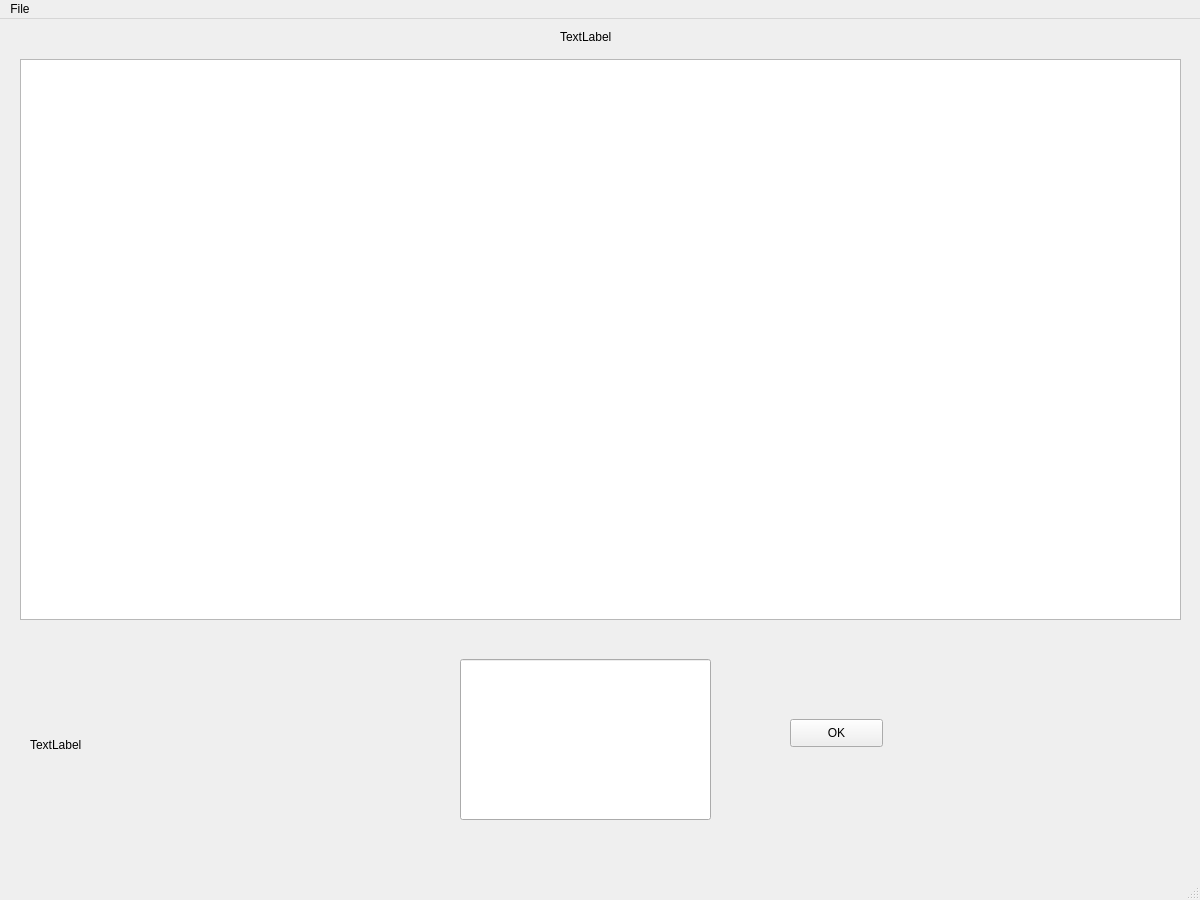
<?xml version="1.0" encoding="UTF-8"?>
<ui version="4.0">
 <class>MainWindow</class>
 <widget class="QMainWindow" name="MainWindow">
  <property name="geometry">
   <rect>
    <x>0</x>
    <y>0</y>
    <width>1200</width>
    <height>900</height>
   </rect>
  </property>
  <property name="windowTitle">
   <string>MainWindow</string>
  </property>
  <property name="accessibleName">
   <string/>
  </property>
  <widget class="QWidget" name="centralwidget">
   <widget class="QGraphicsView" name="graphicsView">
    <property name="geometry">
     <rect>
      <x>20</x>
      <y>40</y>
      <width>1161</width>
      <height>561</height>
     </rect>
    </property>
   </widget>
   <widget class="QLabel" name="label">
    <property name="geometry">
     <rect>
      <x>560</x>
      <y>10</y>
      <width>72</width>
      <height>15</height>
     </rect>
    </property>
    <property name="text">
     <string>TextLabel</string>
    </property>
   </widget>
   <widget class="QPushButton" name="pushButton">
    <property name="geometry">
     <rect>
      <x>790</x>
      <y>700</y>
      <width>93</width>
      <height>28</height>
     </rect>
    </property>
    <property name="text">
     <string>OK</string>
    </property>
   </widget>
   <widget class="QLabel" name="label_2">
    <property name="geometry">
     <rect>
      <x>30</x>
      <y>700</y>
      <width>411</width>
      <height>51</height>
     </rect>
    </property>
    <property name="text">
     <string>TextLabel</string>
    </property>
   </widget>
   <widget class="QLineEdit" name="url">
    <property name="geometry">
     <rect>
      <x>460</x>
      <y>640</y>
      <width>251</width>
      <height>161</height>
     </rect>
    </property>
    <property name="font">
     <font>
      <family>Consolas</family>
      <pointsize>20</pointsize>
      <weight>75</weight>
      <bold>true</bold>
     </font>
    </property>
   </widget>
  </widget>
  <widget class="QMenuBar" name="menubarbar">
   <property name="geometry">
    <rect>
     <x>0</x>
     <y>0</y>
     <width>1200</width>
     <height>26</height>
    </rect>
   </property>
   <property name="accessibleName">
    <string>New</string>
   </property>
   <widget class="QMenu" name="menu">
    <property name="title">
     <string>File</string>
    </property>
    <addaction name="actionNew_Model"/>
    <addaction name="actionSave"/>
    <addaction name="actionOpen_Model"/>
    <addaction name="actionQuit"/>
   </widget>
   <addaction name="menu"/>
  </widget>
  <widget class="QStatusBar" name="statusbar"/>
  <action name="actionNew_Model">
   <property name="text">
    <string>New Model</string>
   </property>
  </action>
  <action name="actionSave">
   <property name="text">
    <string>Save</string>
   </property>
  </action>
  <action name="actionOpen_Model">
   <property name="text">
    <string>Open Model</string>
   </property>
  </action>
  <action name="actionQuit">
   <property name="text">
    <string>Quit</string>
   </property>
  </action>
 </widget>
 <resources/>
 <connections/>
</ui>
